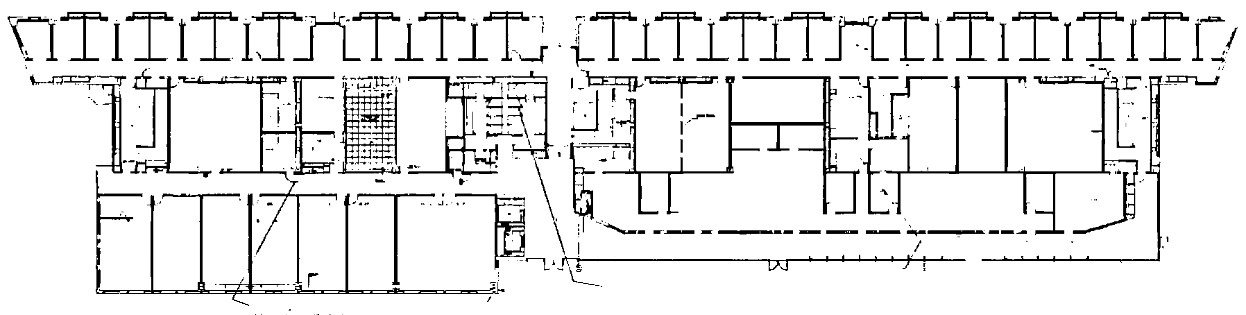
#> input picture cv-floorplan/hough/img/reassembled_E2_2.png, 1246 x 315 px
$ jupyter execute final_viz.ipynb
#> lines starting #> are read from the running program, lines starting #| are printed output that depends on the picture; after the words box and inside, x2 and y2 are one past the last pixel; in counts of white or black regions, pixels touching at a corner belong together
BEST VERSION

[cell 1]
import cv2 as cv
import numpy as np
import math
import matplotlib.pyplot as plt
import random

# ------------
# ------------
filename = 'img/reassembled_E2_2.png'
src = cv.imread(filename, cv.IMREAD_GRAYSCALE)
#> src is the input picture: shape (315, 1246); min 0, max 255, mean 231
if src is None:
    print('Error opening image!')
    print('Usage: hough_lines.py [image_name] \n')
    exit()

# Resize the image to make it square
max_dim = max(src.shape[:2])
#> max_dim = 1246
src_square = cv.resize(src, (max_dim, max_dim), interpolation=cv.INTER_LINEAR)

# Apply morphological opening
kernel = np.ones((5,5),np.uint8)
src_square = cv.morphologyEx(src_square, cv.MORPH_OPEN, kernel, iterations=3)

# Display the result
plt.figure(figsize=(10, 10))
plt.imshow(src_square)
plt.axis('off')
plt.tight_layout()
plt.show()

# Edge detection
dst = cv.Canny(src_square, 50, 200, None, 3)
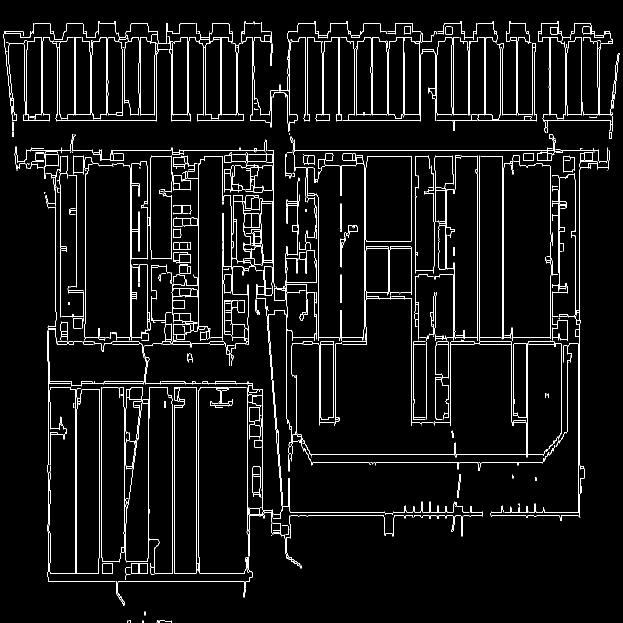
#> dst: shape (1246, 1246) (shown at 1/2 size); 4.4% white in thin lines or dots

# Convert to BGR image for display
cdst = cv.cvtColor(dst, cv.COLOR_GRAY2BGR)
#> cdst: shape (1246, 1246, 3); 4.4% white in thin lines or dots

# Detect lines in the entire image
lines = cv.HoughLines(dst, 0.1, np.pi / 180, max_dim//10, None, 0, 0)
#> lines = 199 rows, first 8: [300, 1.57], [240, 1.57], [228, 1.57], [1159, 0], [74, 1.57], [1031, 1.57], [47, 1.57], [675, 1.57]
all_lines = []
if lines is not None:
    for line in lines:
        rho, theta = line[0]
        a = math.cos(theta)
        b = math.sin(theta)
        x0 = a * rho
        y0 = b * rho
        max_len = int(np.sqrt(2) * max_dim)
        pt1 = (int(x0 + max_len*(-b)), int(y0 + max_len*(a)))
        pt2 = (int(x0 - max_len*(-b)), int(y0 - max_len*(a)))
        all_lines.append((pt1, pt2, theta))
#> this loop made 199 passes
#> (rho, theta, a, b, x0, y0, pt1, pt2) on passes 1 to 3: (300, 1.57, -4.37e-08, 1, -1.31e-05, 300, (-1762, 299), (1761, 300)), (240, 1.57, -4.37e-08, 1, -1.05e-05, 240, (-1762, 239), (1761, 240)), (228, 1.57, -4.37e-08, 1, -9.97e-06, 228, (-1762, 227), (1761, 228))
#> after the loop, all_lines = 199 items

# Non-maximum suppression
strong_lines = np.zeros([len(all_lines),1,2])
#> strong_lines = 199 rows, first 8: [0, 0], [0, 0], [0, 0], [0, 0], [0, 0], [0, 0], [0, 0], [0, 0]
n2 = 0
for n1 in range(0, len(all_lines)):
    pt1, pt2, theta = all_lines[n1]
    rho = abs((pt2[1] - pt1[1]) * pt1[0] - (pt2[0] - pt1[0]) * pt1[1]) / np.sqrt((pt2[1] - pt1[1])**2 + (pt2[0] - pt1[0])**2)
    if n1 == 0:
        strong_lines[n2] = [[rho, theta]]
        n2 = n2 + 1
    else:
        if rho < 0:
            rho *= -1
            theta -= np.pi
        closeness_rho = np.isclose(rho, strong_lines[0:n2,0,0], atol=10)  # Decrease atol for rho
        closeness_theta = np.isclose(theta, strong_lines[0:n2,0,1], atol=np.pi/45)  # Decrease atol for theta
        closeness = np.all([closeness_rho, closeness_theta], axis=0)
        if not any(closeness):
            strong_lines[n2] = [[rho, theta]]
            n2 = n2 + 1
#> this loop made 199 passes
#> (pt1, pt2, theta, rho, closeness_rho, closeness_theta, closeness) on passes 2 to 4: ((-1762, 239), (1761, 240), 1.57, 239.5, [False], [True], [False]), ((-1762, 227), (1761, 228), 1.57, 227.5, [False, False], [True, True], [False, False]), ((1159, 1762), (1159, -1762), 0, 1159, [False, False, False], [False, False, False], [False, False, False])
#> (pt1, pt2, theta, rho, closeness_theta) on passes 10 to 11: ((-1762, 1023), (1761, 1024), 1.57, 1023.5, [True, True, True, False, True, True, True, True, True]), ((-1762, 682), (1761, 683), 1.57, 682.5, [True, True, True, False, True, True, True, True, True])

cdst_copy = cdst.copy()

# Draw lines on the image
for line in strong_lines[:n2]:
    rho, theta = line[0]
    a = math.cos(theta)
    b = math.sin(theta)
    x0 = a * rho
    y0 = b * rho
    max_len = int(np.sqrt(2) * max_dim)
    pt1 = (int(x0 + max_len*(-b)), int(y0 + max_len*(a)))
    pt2 = (int(x0 - max_len*(-b)), int(y0 - max_len*(a)))
    angle_deg = theta * 180 / np.pi
    tolerance = 0.1  # Adjust tolerance as needed
    if (abs(angle_deg) <= tolerance) or (abs(abs(angle_deg) - 90) <= tolerance) or (abs(abs(angle_deg) - 180) <= tolerance) or (abs(abs(angle_deg) - 270) <= tolerance):
        # color = (random.randint(0, 255), random.randint(0, 255), random.randint(0, 255))
        color  = (0, 0, 255)
        cv.line(cdst, pt1, pt2, color, 7, cv.LINE_AA)
#> this loop made 82 passes
#> line on passes 1 to 12: [[299.5, 1.57]], [[239.5, 1.57]], [[227.5, 1.57]], [[1159, 0]], [[73.5, 1.57]], [[1030.5, 1.57]], [[46.5, 1.57]], [[674.5, 1.57]], [[687.5, 1.57]], [[345, 0]], [[908.5, 1.57]], [[924.5, 1.57]]
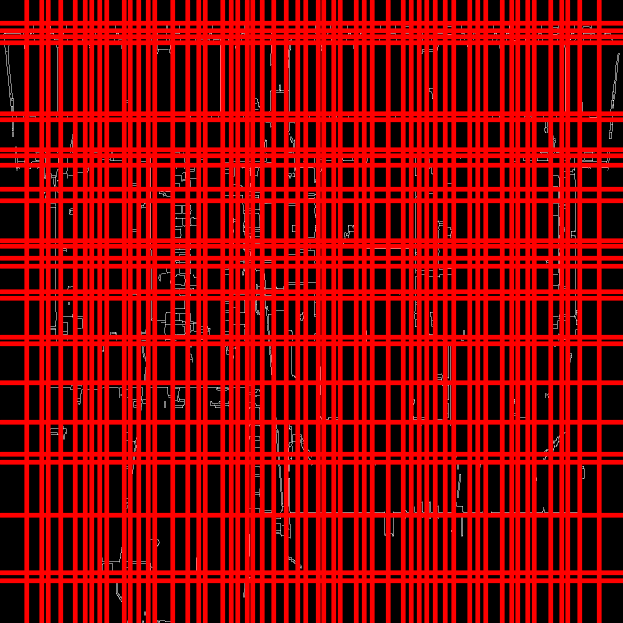
#> cdst: shape (1246, 1246, 3) (shown at 1/2 size); mean B, G, R 2, 2, 139

# Display the result
plt.figure(figsize=(10, 10))
plt.imshow(cdst)
plt.axis('off')
plt.tight_layout()
plt.show()

# Accumulate all points from each line found by Hough transform
all_hough_points = []


# Create a blank white image
blank_image = np.full((max_dim, max_dim, 3), (255, 255, 255), dtype=np.uint8)

for y in range(cdst.shape[0]):
    for x in range(cdst.shape[1]):
        if np.array_equal(cdst[y, x], [0, 0, 255]):
            all_hough_points.append((x, y))

# [8 lines of commented-out code are left out]

for x, y in all_hough_points:
    if y+1 in range(cdst_copy.shape[0]) and y-1 in range(cdst_copy.shape[0]) and x+1 in range(cdst_copy.shape[0]) and x-1 in range(cdst_copy.shape[0]) :
        if np.array_equal(cdst_copy[y, x], [255, 255, 255]):
            cdst_copy[y,x] = (0,0,255)
            cdst_copy[y+1,x+1] = (0,0,255)
            cdst_copy[y+1,x-1] = (0,0,255)
            cdst_copy[y-1,x-1] = (0,0,255)
            cdst_copy[y-1,x+1] = (0,0,255)
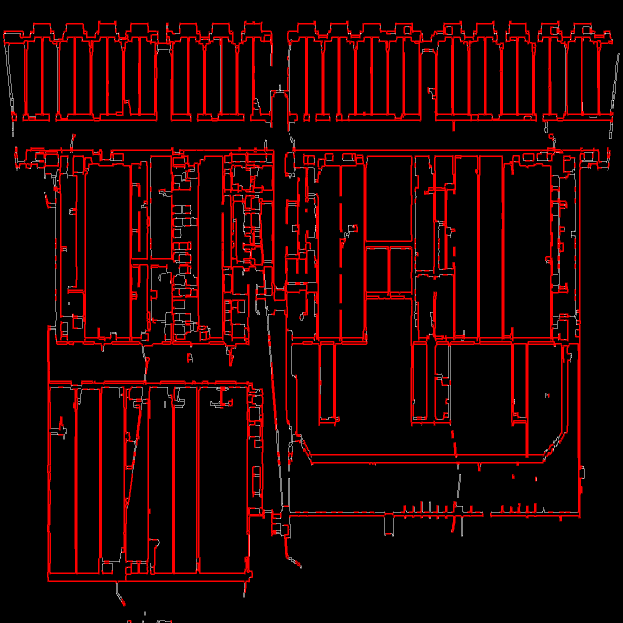
#> cdst_copy: shape (1246, 1246, 3) (shown at 1/2 size); mean B, G, R 2.1, 2.1, 28.5

# Show the result
plt.figure(figsize=(10, 10))
plt.imshow(cdst_copy)
plt.axis('off')
plt.show()

print(src.shape)
#| (315, 1246)
final_image = cv.resize(cdst_copy, (src.shape[1], src.shape[0]), interpolation=cv.INTER_LINEAR)

# Show the result
plt.figure(figsize=(10, 10))
plt.imshow(final_image)
plt.axis('off')
plt.show()

Separate hough lines and floorplan

[cell 2]
import cv2 as cv
import numpy as np
import math
import matplotlib.pyplot as plt
import random

# ------------
# ------------
filename = 'img/reassembled_SE2.png'
src = cv.imread(filename, cv.IMREAD_GRAYSCALE)
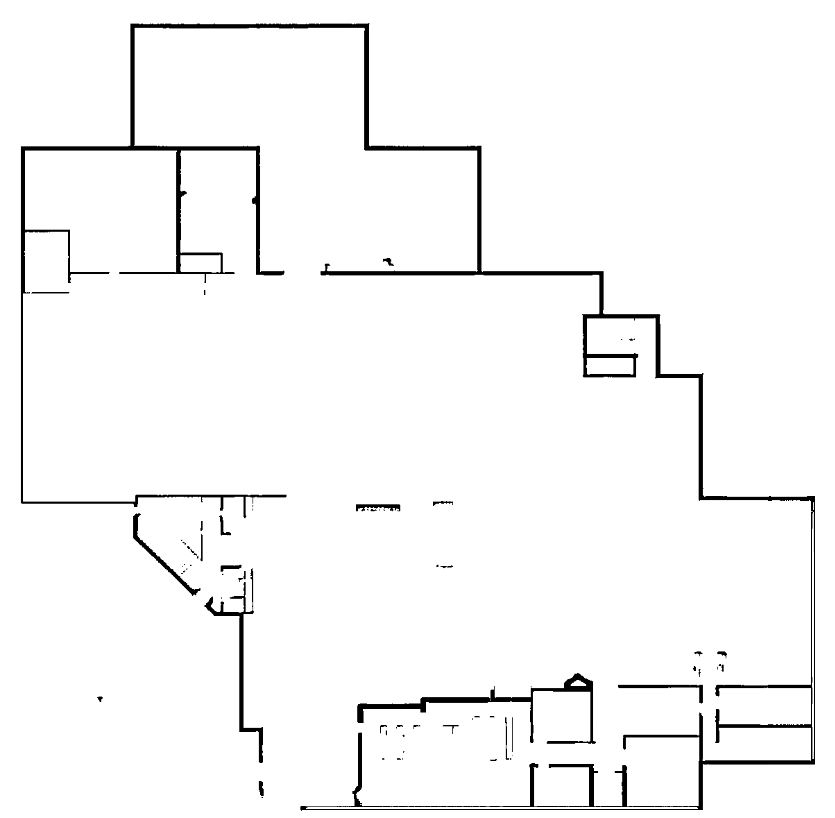
#> input picture cv-floorplan/hough/img/reassembled_SE2.png, 835 x 818 px
#> src is the input picture: shape (818, 835); min 0, max 255, mean 247.3
if src is None:
    print('Error opening image!')
    print('Usage: hough_lines.py [image_name] \n')
    exit()

# Resize the image to make it square
max_dim = max(src.shape[:2])
src_square = cv.resize(src, (max_dim, max_dim), interpolation=cv.INTER_LINEAR)
#> src_square: shape (835, 835)

# Apply morphological opening
kernel = np.ones((5,5),np.uint8)
src_square = cv.morphologyEx(src_square, cv.MORPH_OPEN, kernel, iterations=3)

# Display the floorplan
plt.figure(figsize=(10, 10))
plt.imshow(src_square, cmap='gray')
plt.axis('off')
plt.tight_layout()
plt.show()

# Edge detection
dst = cv.Canny(src_square, 50, 200, None, 3)
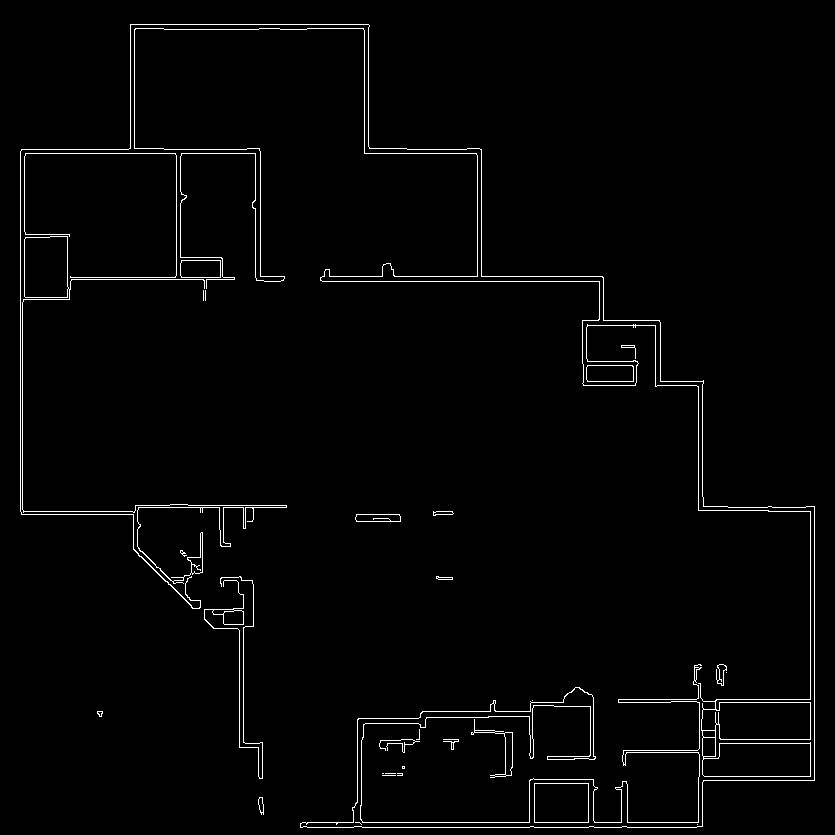
#> dst: shape (835, 835); 1.8% white in thin lines or dots

# Convert to BGR image for display
cdst = cv.cvtColor(dst, cv.COLOR_GRAY2BGR)
#> cdst: shape (835, 835, 3); 1.8% white in thin lines or dots

# Detect lines in the entire image
lines = cv.HoughLines(dst, 0.1, np.pi / 180, max_dim//10, None, 0, 0)
all_lines = []
if lines is not None:
    for line in lines:
        rho, theta = line[0]
        a = math.cos(theta)
        b = math.sin(theta)
        x0 = a * rho
        y0 = b * rho
        max_len = int(np.sqrt(2) * max_dim)
        pt1 = (int(x0 + max_len*(-b)), int(y0 + max_len*(a)))
        pt2 = (int(x0 - max_len*(-b)), int(y0 - max_len*(a)))
        all_lines.append((pt1, pt2, theta))
#> this loop made 48 passes
#> line on passes 1 to 12: [[822, 1.57]], [[827, 1.57]], [[20, 0]], [[153, 1.57]], [[281, 1.57]], [[276, 1.57]], [[814, 0]], [[810, 0]], [[149, 1.57]], [[24, 1.57]], [[507, 1.57]], [[702, 0]]

# Non-maximum suppression
strong_lines = np.zeros([len(all_lines),1,2])
n2 = 0
for n1 in range(0, len(all_lines)):
    pt1, pt2, theta = all_lines[n1]
    rho = abs((pt2[1] - pt1[1]) * pt1[0] - (pt2[0] - pt1[0]) * pt1[1]) / np.sqrt((pt2[1] - pt1[1])**2 + (pt2[0] - pt1[0])**2)
    if n1 == 0:
        strong_lines[n2] = [[rho, theta]]
        n2 = n2 + 1
    else:
        if rho < 0:
            rho *= -1
            theta -= np.pi
        closeness_rho = np.isclose(rho, strong_lines[0:n2,0,0], atol=10)  # Decrease atol for rho
        closeness_theta = np.isclose(theta, strong_lines[0:n2,0,1], atol=np.pi/45)  # Decrease atol for theta
        closeness = np.all([closeness_rho, closeness_theta], axis=0)
        if not any(closeness):
            strong_lines[n2] = [[rho, theta]]
            n2 = n2 + 1
#> this loop made 48 passes

# Create a blank image for drawing lines
blank_image = np.zeros((max_dim, max_dim, 3), dtype=np.uint8)

# Draw lines on the blank image
for line in strong_lines[:n2]:
    rho, theta = line[0]
    a = math.cos(theta)
    b = math.sin(theta)
    x0 = a * rho
    y0 = b * rho
    max_len = int(np.sqrt(2) * max_dim)
    pt1 = (int(x0 + max_len*(-b)), int(y0 + max_len*(a)))
    pt2 = (int(x0 - max_len*(-b)), int(y0 - max_len*(a)))
    angle_deg = theta * 180 / np.pi
    tolerance = 0.1  # Adjust tolerance as needed
    if (abs(angle_deg) <= tolerance) or (abs(abs(angle_deg) - 90) <= tolerance) or (abs(abs(angle_deg) - 180) <= tolerance) or (abs(abs(angle_deg) - 270) <= tolerance):
        color  = (0, 0, 255)  # Blue color
        cv.line(blank_image, pt1, pt2, color, 7, cv.LINE_AA)
#> this loop made 19 passes
#> line on passes 1 to 12: [[821.5, 1.57]], [[20, 0]], [[152.5, 1.57]], [[280.5, 1.57]], [[814, 0]], [[23.5, 1.57]], [[506.5, 1.57]], [[702, 0]], [[701.5, 1.57]], [[243, 0]], [[742.5, 1.57]], [[260, 0]]

# Display the result
plt.figure(figsize=(10, 10))
plt.imshow(blank_image)
plt.axis('off')
plt.tight_layout()
plt.show()

# Resize the original image back to its original dimensions
original_image = cv.resize(src, (src.shape[1], src.shape[0]), interpolation=cv.INTER_LINEAR)

# Display the original image
plt.figure(figsize=(10, 10))
plt.imshow(original_image, cmap='gray')
plt.axis('off')
plt.tight_layout()
plt.show()

# Squeeze the Hough lines image to fit the original dimensions
hough_lines_original = cv.resize(blank_image, (src.shape[1], src.shape[0]), interpolation=cv.INTER_LINEAR)
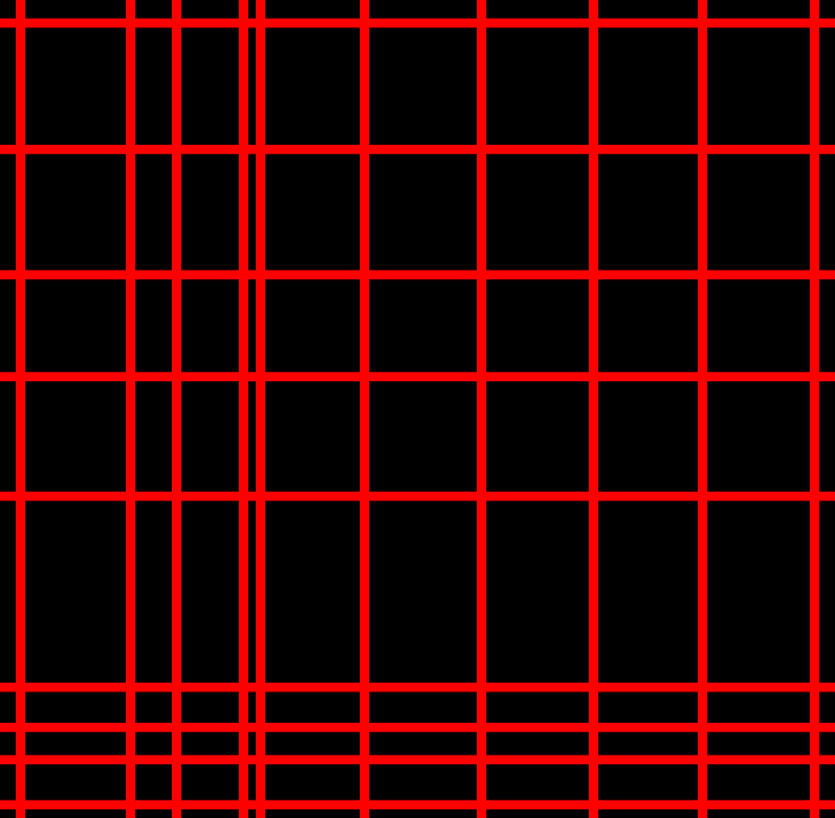
#> hough_lines_original: shape (818, 835, 3); mean of channels 0, 1, 2 0, 0, 51.8; drawn as B, G, R

# Display the squeezed Hough lines image
plt.figure(figsize=(10, 10))
plt.imshow(hough_lines_original)
plt.axis('off')
plt.tight_layout()
plt.show()

No tiling without non-maximum suppression, no diagonals

[cell 3]
import cv2 as cv
import numpy as np
import math
import random
import matplotlib.pyplot as plt

# ------------
# ------------
filename = 'img/reassembled_SE2.png'
src = cv.imread(filename, cv.IMREAD_GRAYSCALE)
if src is None:
    print('Error opening image!')
    print('Usage: hough_lines.py [image_name] \n')
    exit()

# Store the original dimensions
original_height, original_width = src.shape

# Resize the image to make it square
max_dim = max(src.shape[:2])
src_square = cv.resize(src, (max_dim, max_dim), interpolation=cv.INTER_LINEAR)

# Apply morphological opening
kernel = np.ones((5,5),np.uint8)
src_square = cv.morphologyEx(src_square, cv.MORPH_OPEN, kernel, iterations=3)

# Edge detection
dst = cv.Canny(src_square, 50, 200, None, 3)

# Create a blank image for Hough lines
hough_lines = np.zeros((max_dim, max_dim, 3), dtype=np.uint8)

# Detect lines
lines = cv.HoughLines(dst, 1, np.pi / 180, max_dim//12, None, 0, 0)
if lines is not None:
    for line in lines:
        rho, theta = line[0]
        a = math.cos(theta)
        b = math.sin(theta)
        x0 = a * rho
        y0 = b * rho
        max_len = int(np.sqrt(2) * max_dim)
        pt1 = (int(x0 + max_len*(-b)), int(y0 + max_len*(a)))
        pt2 = (int(x0 - max_len*(-b)), int(y0 - max_len*(a)))
        # Check if the line is horizontal or vertical
        angle_deg = theta * 180 / np.pi
        tolerance = 0.1  # Adjust tolerance as needed
        if (abs(angle_deg) <= tolerance) or (abs(abs(angle_deg) - 90) <= tolerance) or (abs(abs(angle_deg) - 180) <= tolerance) or (abs(abs(angle_deg) - 270) <= tolerance):
            color = (random.randint(0, 255), random.randint(0, 255), random.randint(0, 255))
            cv.line(hough_lines, pt1, pt2, color, 3, cv.LINE_AA)
#> this loop made 148 passes
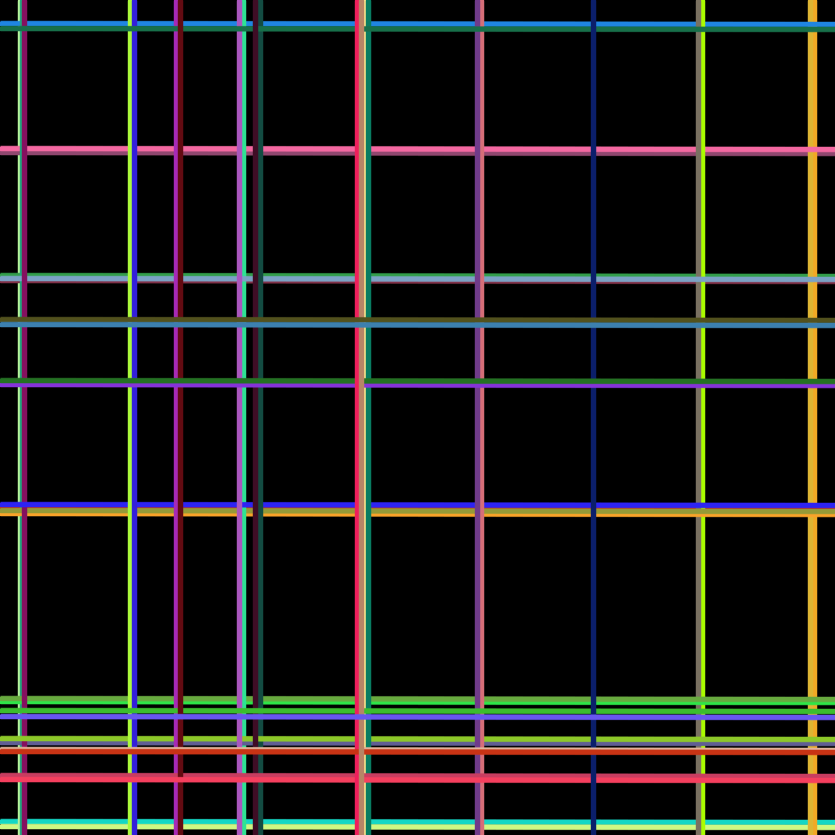
#> hough_lines: shape (835, 835, 3); mean of channels 0, 1, 2 26.8, 28.1, 29.6; drawn as B, G, R

# Display the Hough lines
plt.figure(figsize=(10, 10))
plt.imshow(hough_lines)
plt.axis('off')
plt.tight_layout()
plt.show()

# Convert the floorplan to black and white
floorplan_bw = cv.threshold(src_square, 127, 255, cv.THRESH_BINARY)[1]
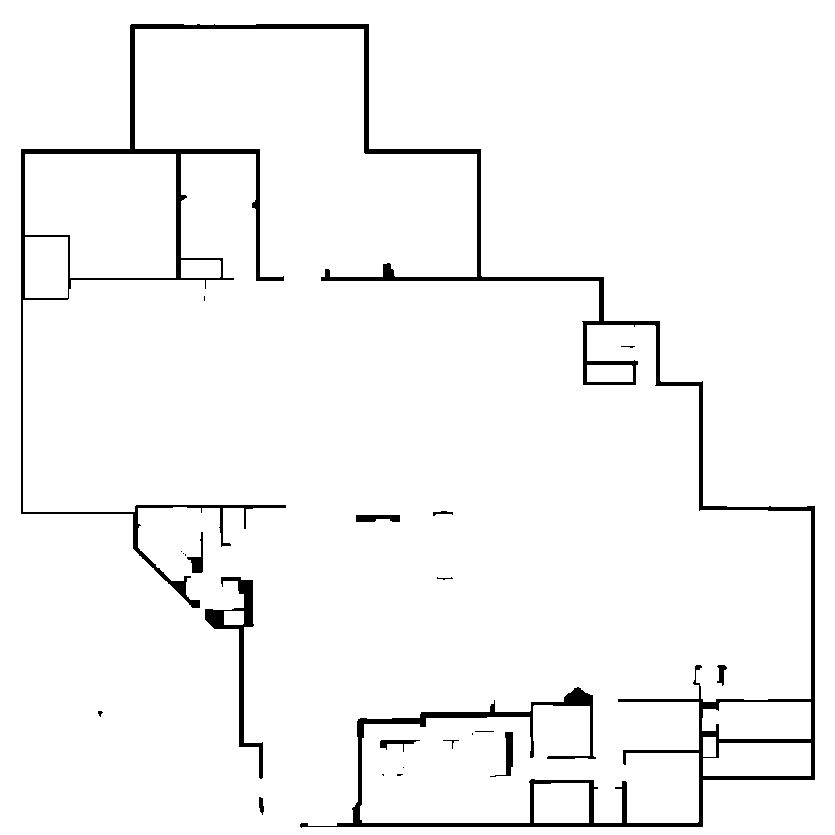
#> floorplan_bw: shape (835, 835); 96.5% white; 22 black regions (11 under 20 px), largest, box (x1, y1, x2, y2) and area: (21, 24, 815, 828) 21357, (205, 577, 263, 779) 1832, (490, 732, 513, 777) 313

# Display the black and white floorplan
plt.figure(figsize=(10, 10))
plt.imshow(floorplan_bw, cmap='gray')
plt.axis('off')
plt.tight_layout()
plt.show()

# Resize the floorplan back to original dimensions
floorplan_original = cv.resize(floorplan_bw, (original_width, original_height), interpolation=cv.INTER_LINEAR)

# Display the floorplan in original dimensions
plt.figure(figsize=(10, 10))
plt.imshow(floorplan_original, cmap='gray')
plt.axis('off')
plt.tight_layout()
plt.show()

# Resize the Hough lines to original dimensions
hough_lines_original = cv.resize(hough_lines, (original_width, original_height), interpolation=cv.INTER_LINEAR)

# Display the Hough lines in original dimensions
plt.figure(figsize=(10, 10))
plt.imshow(hough_lines_original)
plt.axis('off')
plt.tight_layout()
plt.show()
